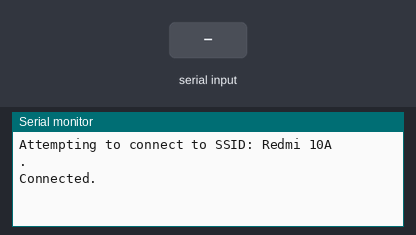
A sketch run on a simulated ESP8266 (NodeMCU). Shown: the last lines printed to the serial monitor. The test bench sets the inputs (shaded band). WiFi joins after 1.5 s; servers stay silent unless stated.

Above: at 6.2 s.
6.3 s: "1@" received over Serial
At 9.1 s:
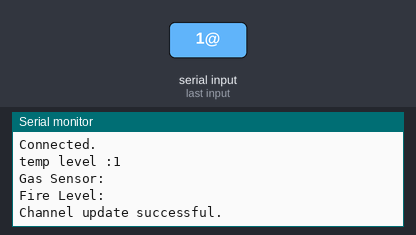
9.3 s: "0@" received over Serial
10.8 s: "2@" received over Serial
At 12.01 s:
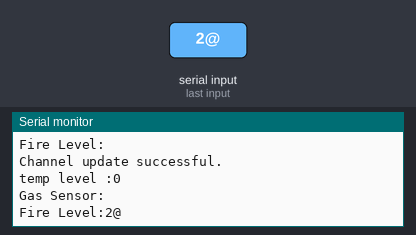

Measured:
- after the input at 6.3 s, the serial monitor: prints a new line after 2.0 s (image 1)
- after the input at 10.8 s, the serial monitor: prints a new line after 1.0 s (image 2)

The sketch:

Code_for_IOT.ino
```cpp
#include "ThingSpeak.h"
#include <ESP8266WiFi.h>

char ssid[] = "Redmi 10A";   // your network SSID (name)
char pass[] = "www12345";   // your network password
int keyIndex = 0;            // your network key Index number (needed only for WEP)
WiFiClient  client;

unsigned long myChannelNumber = 2535861;
const char * myWriteAPIKey = "ETTW9TBERNBDUJQ1";
String myStatus = "";

void setup()
{
  Serial.begin(9600);  // Initialize serial
  WiFi.mode(WIFI_STA);
  ThingSpeak.begin(client);  // Initialize ThingSpeak
  // Connect or reconnect to WiFi
  if (WiFi.status() != WL_CONNECTED)
  {
    Serial.print("Attempting to connect to SSID: ");
    Serial.println(ssid);
    while (WiFi.status() != WL_CONNECTED)
    {
      WiFi.begin(ssid, pass);  // Connect to WPA/WPA2 network. Change this line if using open or WEP network
      Serial.print(".");
      delay(5000);
    }
    Serial.println("\nConnected.");
  }
}

void loop()
{

  String data;
  while (Serial.available())
  {
    data = Serial.readStringUntil('@');
    data.trim();
    String temp = data;
    data = Serial.readStringUntil('#');
    data.trim();
    String Gas = data;
    data = Serial.readStringUntil('%');
    data.trim();
    String Fire = data;


Serial.print("temp level :");
Serial.println(temp);
Serial.print("Gas Sensor:");
Serial.println(Gas);
Serial.print("Fire Level:");
Serial.println(Fire);


    // set the fields with the values
    ThingSpeak.setField(1, temp);
    ThingSpeak.setField(2, Gas);
    ThingSpeak.setField(3, Fire);


    ThingSpeak.setStatus(myStatus);

    // write to the ThingSpeak channel
    int x = ThingSpeak.writeFields(myChannelNumber, myWriteAPIKey );
    if (x == 200)
    {
      Serial.println("Channel update successful.");
    }
    else
    {
      Serial.println("Problem updating channel. HTTP error code " + String(x));
    }

    delay(100); // Wait 20 seconds to update the channel again
  }
}
```
